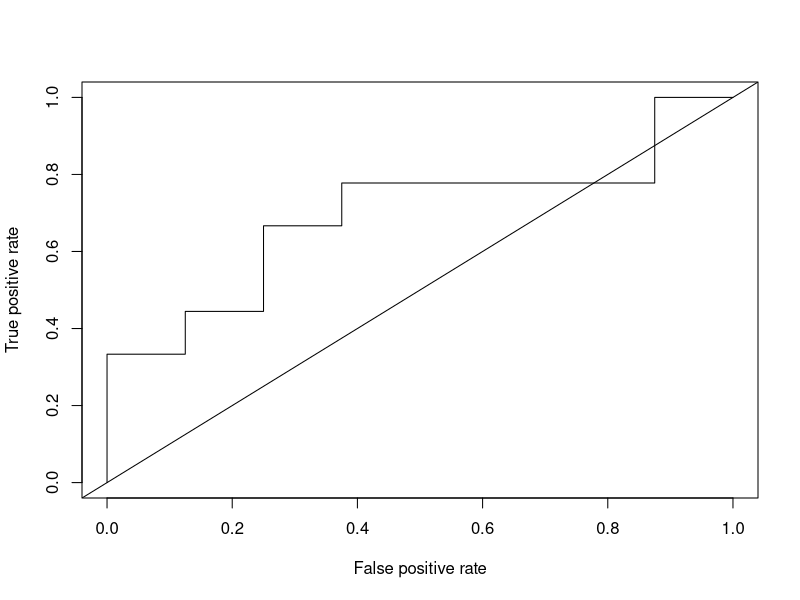

Write the R code that produced this figure.
setwd("/Users/yyc/MuslyTest")

# Install and load packages
install.packages("ROCR")
install.packages("ggplot2")
library(ROCR)
library(ggplot2)



# ROC analysis on Musly
# Adapted from https://www.r-bloggers.com/a-small-introduction-to-the-rocr-package/

roc <- read.csv("ROC_Musly.csv", header = F)
simi <- read.csv("Musly_similarity.csv", header = T)
pred <- prediction(simi[,2], roc[,2])

roc.perf = performance(pred, measure = "tpr", x.measure = "fpr")
plot(roc.perf)
abline(a = 0, b = 1)

opt.cut = function(perf, pred) {
	cut.ind = mapply(FUN = function(x, y, p) {
	  d = (x-0)^2 + (y-1)^2
	  ind = which(d == min(d))
	  c(sensitivity = y[[ind]], specificity = 1-x[[ind]], cutoff = p[[ind]])
	}, perf@x.values, perf@y.values, pred@cutoffs)
}
print(opt.cut(roc.perf, pred))

auc.perf = performance(pred, measure = "auc")
auc.perf@y.values



# PMI vs Musly similarity
pmi_musly <- read.csv("pmi_vs_musly_simi.csv", header = TRUE)
p <- ggplot(pmi_musly, aes(x = PMI, y = Musly_simi)) + 
  scale_x_continuous(breaks = c(0,25,50,75,100), limits = c(0,100)) + 
  scale_y_continuous(breaks = c(0,25,50,75,100), limits = c(0,100)) + 
  geom_point() + geom_smooth(method = "lm")
